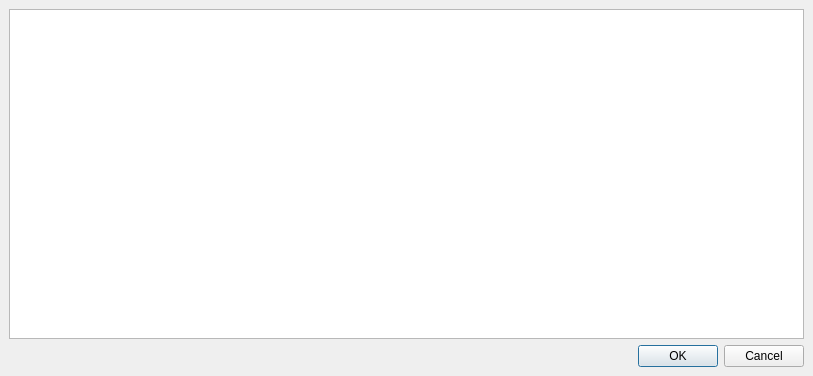
<ui version="4.0" >
 <class>Dialog</class>
 <widget class="QDialog" name="Dialog" >
  <property name="geometry" >
   <rect>
    <x>0</x>
    <y>0</y>
    <width>813</width>
    <height>376</height>
   </rect>
  </property>
  <property name="windowTitle" >
   <string>Dialog</string>
  </property>
  <layout class="QVBoxLayout" >
   <property name="spacing" >
    <number>6</number>
   </property>
   <property name="leftMargin" >
    <number>9</number>
   </property>
   <property name="topMargin" >
    <number>9</number>
   </property>
   <property name="rightMargin" >
    <number>9</number>
   </property>
   <property name="bottomMargin" >
    <number>9</number>
   </property>
   <item>
    <widget class="QTextEdit" name="text" >
     <property name="font" >
      <font>
       <family>Nimbus Sans L</family>
       <pointsize>11</pointsize>
       <stylestrategy>NoAntialias</stylestrategy>
      </font>
     </property>
     <property name="lineWrapColumnOrWidth" >
      <number>80</number>
     </property>
     <property name="readOnly" >
      <bool>true</bool>
     </property>
    </widget>
   </item>
   <item>
    <widget class="QDialogButtonBox" name="buttonBox" >
     <property name="orientation" >
      <enum>Qt::Horizontal</enum>
     </property>
     <property name="standardButtons" >
      <set>QDialogButtonBox::Cancel|QDialogButtonBox::NoButton|QDialogButtonBox::Ok</set>
     </property>
    </widget>
   </item>
  </layout>
 </widget>
 <resources/>
 <connections>
  <connection>
   <sender>buttonBox</sender>
   <signal>accepted()</signal>
   <receiver>Dialog</receiver>
   <slot>accept()</slot>
   <hints>
    <hint type="sourcelabel" >
     <x>248</x>
     <y>254</y>
    </hint>
    <hint type="destinationlabel" >
     <x>157</x>
     <y>274</y>
    </hint>
   </hints>
  </connection>
  <connection>
   <sender>buttonBox</sender>
   <signal>rejected()</signal>
   <receiver>Dialog</receiver>
   <slot>reject()</slot>
   <hints>
    <hint type="sourcelabel" >
     <x>316</x>
     <y>260</y>
    </hint>
    <hint type="destinationlabel" >
     <x>286</x>
     <y>274</y>
    </hint>
   </hints>
  </connection>
 </connections>
</ui>
